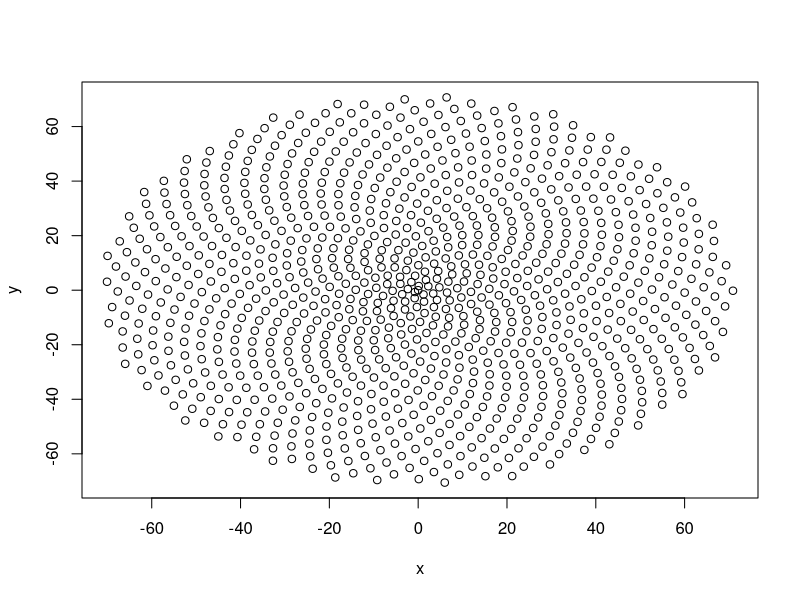
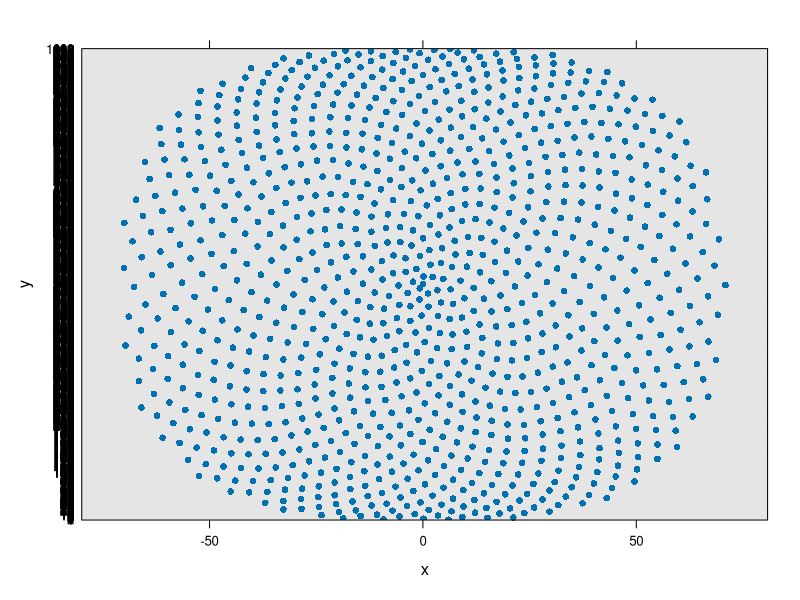
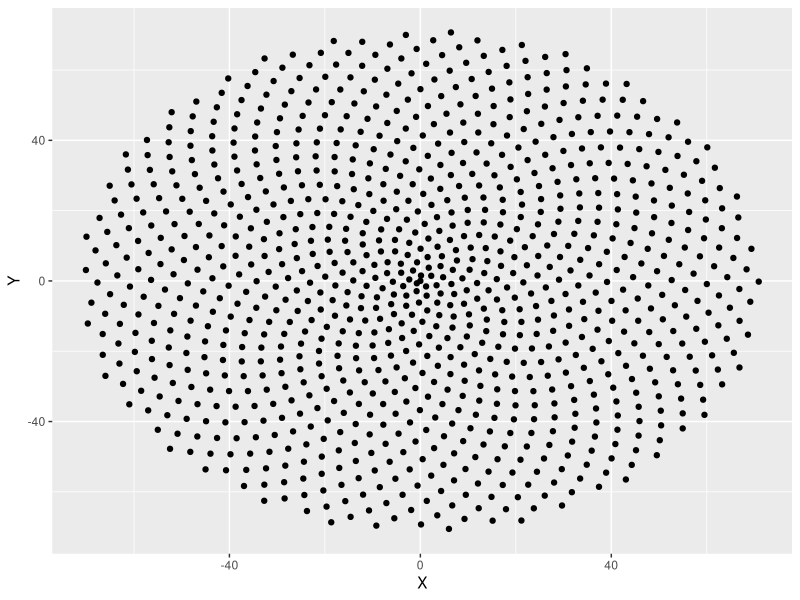
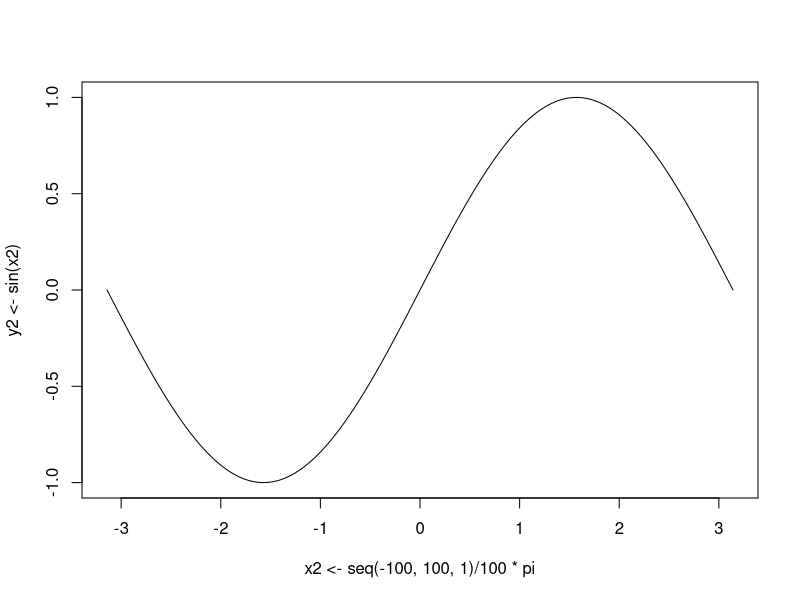
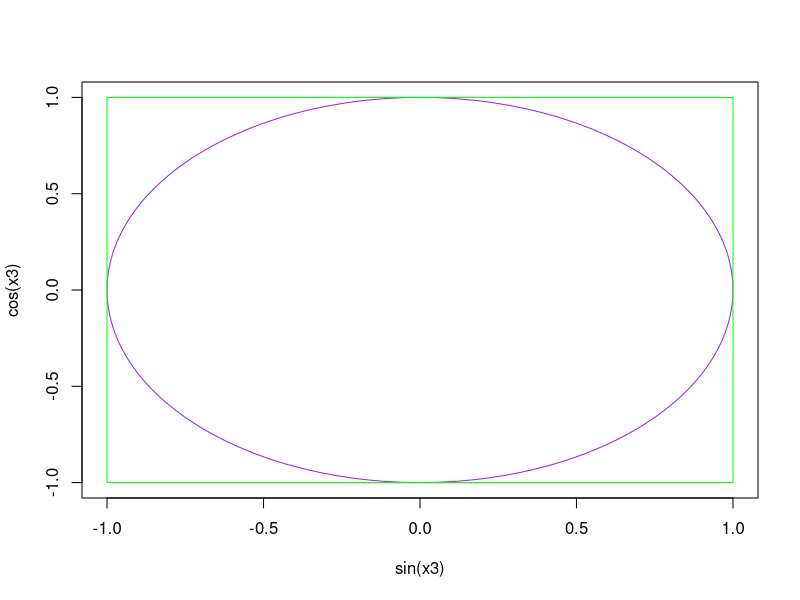
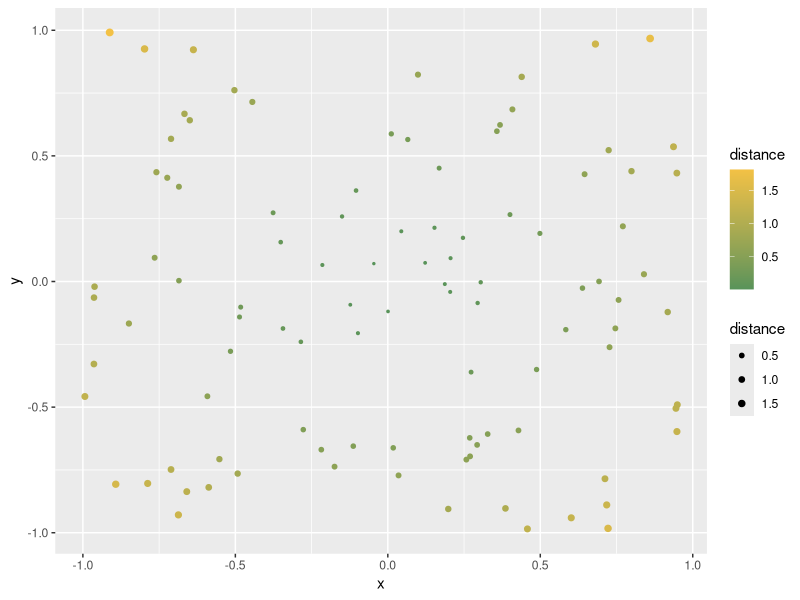
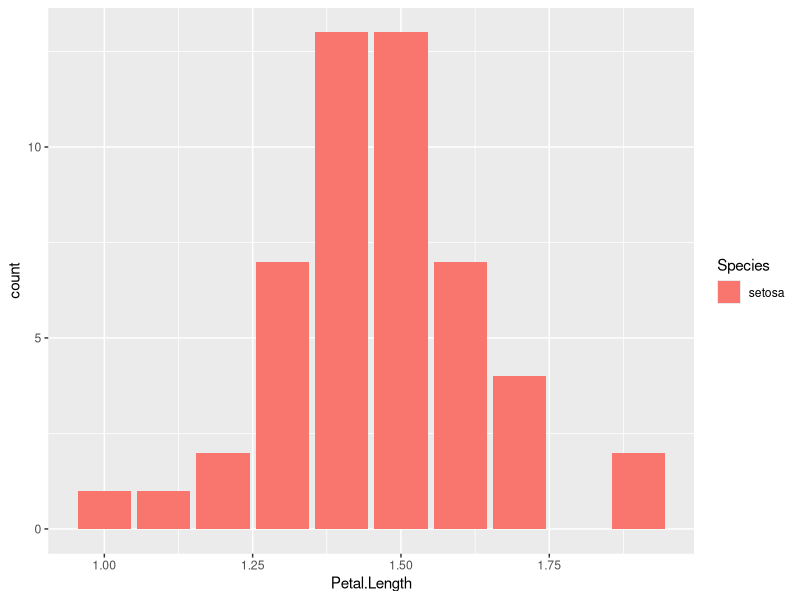
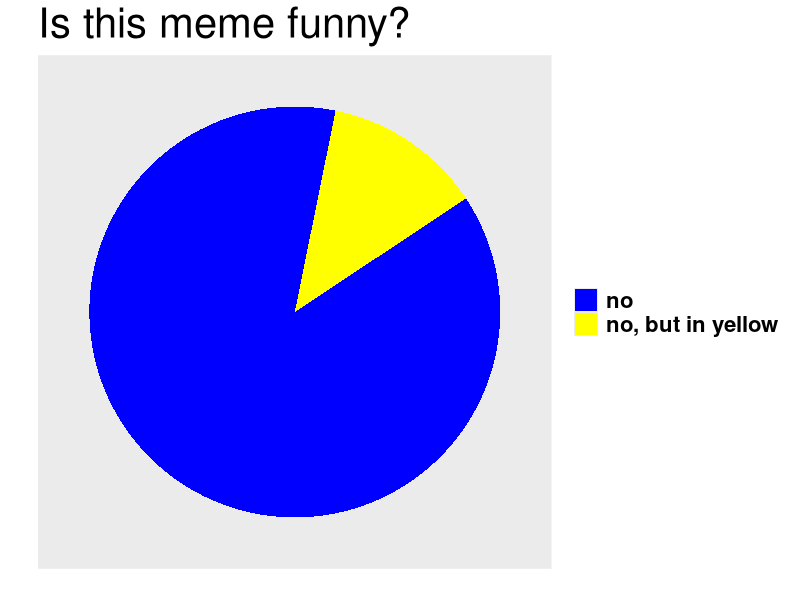

R code for these plots, in order:
library(tidyverse)
library(ggplot2)

# A.
# 1.
n<-1000
x<-(1:n-1)^((sqrt(5)-1)/2)*cos((1:n-1)*2*pi*(sqrt(5)-1)/2)
y<-(1:n-1)^((sqrt(5)-1)/2)*sin((1:n-1)*2*pi*(sqrt(5)-1)/2)

plot(x, y)
lattice::dotplot(y~x)
data.frame(X=x,Y=y) |> ggplot()+aes(x=X,y=Y)+geom_point()


# 2.
plot(x2<-seq(-100,100,1)/100*pi,y2<-sin(x2),type='l')

# 3.
x3 = seq(-100, 100, 1) / 100 * pi
plot(sin(x3), cos(x3), type = 'l', col = 'purple')
lines(c(1,1,-1,-1,1),c(1,-1,-1,1,1),type='l',col="green")



# B.
# 1.
count_num_of_points = function(n){
  x = sample(200, n, replace = TRUE)
  y = sample(200, n, replace = TRUE)
  x = (x - 100) / 100
  y = (y - 100) / 100
  
  x_circle = seq(-100, 100, 1) / 100 * pi
  plot(sin(x_circle), cos(x_circle), type = 'l', 
       col = 'purple')
       
  lines(c(1,1,-1,-1,1),c(1,-1,-1,1,1),type='l',
        col="green")
  
  incircle =  function(x,y)sqrt(x^2+y^2)<=1
  points(x, y, 
         col = ifelse(incircle(x, y), 'red', 'green'))
  
  count = sum(incircle(x, y))
  return((4 * count) / n)
}


# 2.
n = 100

x = runif(n, -1, 1)
y = runif(n, -1, 1)

df = data.frame(x = x, y = y, distance = x^2 + y^2)
df |> ggplot(aes(x, y)) +
               geom_point(aes(size = distance, 
                         color = distance)) +
               scale_size_continuous(range = c(0.5, 2)) +
               scale_color_gradient(low = "#58935A", 
                                    high = "#F3C145")



# C.
iris[iris$Species=="setosa",] |>  
  ggplot(aes(x = Petal.Length, 
                fill = Species)) + geom_bar()



# D.
dfB1<-data.frame(labels=c("no","no, but in yellow"),"values"=c(7,1))
ggplot(dfB1, aes(x="", y=values,fill=labels))+
  geom_bar(width = 1, stat = "identity")+coord_polar("y", start=0.2)+
  scale_fill_manual(values=c("blue", "yellow"))+
  #  ggtitle("Is this meme funny?")
  labs(title="Is this meme funny?",x="",y="")+
  theme(plot.title = element_text(size=30),
        axis.text = element_blank(),
        axis.ticks = element_blank(),
        panel.grid  = element_blank(),
        legend.title=element_blank(),
        legend.text = element_text(size = 16, face = "bold"))

